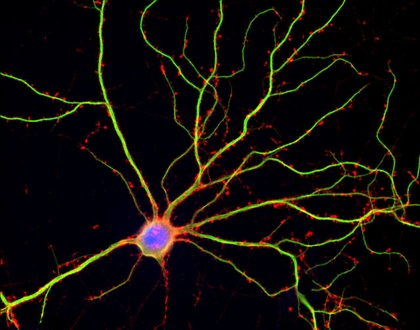
%> input picture imgs/neuron.jpg, 420 x 330 px, shrunk from 640 x 503 before the run
$ octave desafio4.m   (GNU Octave 9; MATLAB toolbox functions it lacks are replaced by stand-ins)
%> lines starting %> are read from the running program, lines starting %| are printed output that depends on the picture; in (x1, y1, x2, y2) boxes, pixels count from 0 and x2, y2 are one past the last pixel; in counts of white or black regions, pixels touching at a corner belong together; the program's own positions count from 1
clear all
close all
%%Desafio 5

im = imread('neuron.jpg');
%> im is the input picture: size 330x420x3 uint8; mean R, G, B 17.7, 13.4, 9.5

im2 = im;

for i=1:size(im,1)
  for j=1:size(im,2)
    if(im(i,j,2) >=80 )
      im2(i,j,:) = 0;
      elseif(im(i,j,1) >=70)
        im2(i,j,:) = +255;
      elseif im(i,j,1) >=200 && im(i,j,2) >=117 && im(i,j,3) >53
         im2(i,j,:) = 190;


endif
  endfor
endfor
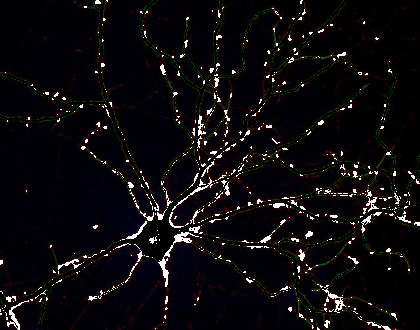
%> im2: size 330x420x3 uint8; 10.26% of pixels changed, all inside (x1, y1, x2, y2) = (0, 0, 420, 330)


saida1 = im2;
for i=1:size(im,1)
  for j=1:size(im,2)
       if(im2(i,j,:) >=200)
          saida1(i,j,:) = 120;

endif
  endfor
endfor
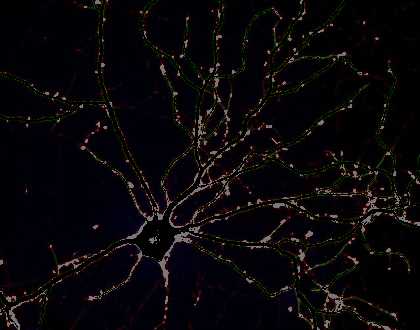
%> saida1: size 330x420x3 uint8; 3.48% of pixels changed, all inside (x1, y1, x2, y2) = (0, 0, 420, 330)


saida2 = im;
for i=1:size(im,1)
  for j=1:size(im,2)
       if(im2(i,j,1) >=200)
          saida2(i,j,:) = +255;
        else           saida2(i,j,:) = 0;


endif
  endfor
endfor
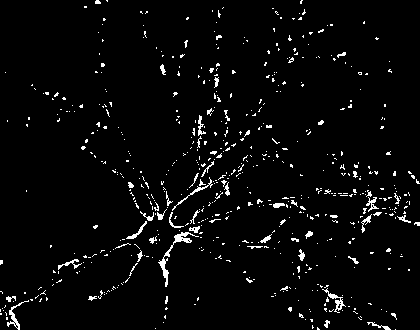
%> saida2: size 330x420x3 uint8; 3.5% white in thin lines or dots
figure;
subplot(1,3,1)
imshow(im);
title('Original');
subplot(1,3,2)
imshow(saida1);
title('Saida 1');
subplot(1,3,3)
imshow(saida2);
title('Saida 2');
figure;
imshow(saida1);
figure;
imshow(saida2);
